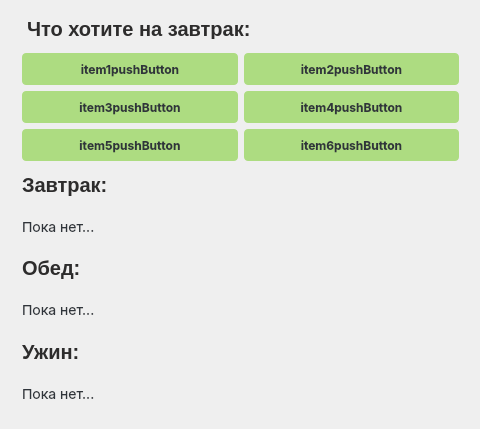
<?xml version="1.0" encoding="UTF-8"?>
<ui version="4.0">
 <class>MainWindow</class>
 <widget class="QMainWindow" name="MainWindow">
  <property name="geometry">
   <rect>
    <x>0</x>
    <y>0</y>
    <width>480</width>
    <height>429</height>
   </rect>
  </property>
  <property name="minimumSize">
   <size>
    <width>480</width>
    <height>429</height>
   </size>
  </property>
  <property name="maximumSize">
   <size>
    <width>480</width>
    <height>429</height>
   </size>
  </property>
  <property name="windowTitle">
   <string>Умное меню - составить меню</string>
  </property>
  <widget class="QWidget" name="centralwidget">
   <widget class="QWidget" name="verticalLayoutWidget">
    <property name="geometry">
     <rect>
      <x>0</x>
      <y>0</y>
      <width>481</width>
      <height>433</height>
     </rect>
    </property>
    <layout class="QVBoxLayout" name="verticalLayout">
     <property name="leftMargin">
      <number>22</number>
     </property>
     <property name="topMargin">
      <number>11</number>
     </property>
     <property name="rightMargin">
      <number>22</number>
     </property>
     <property name="bottomMargin">
      <number>22</number>
     </property>
     <item>
      <layout class="QVBoxLayout" name="verticalLayout_2">
       <property name="leftMargin">
        <number>0</number>
       </property>
       <property name="bottomMargin">
        <number>0</number>
       </property>
       <item>
        <layout class="QHBoxLayout" name="headerProdHorizontalLayout">
         <item>
          <widget class="QLabel" name="chooseMenuHeaderLabel">
           <property name="enabled">
            <bool>true</bool>
           </property>
           <property name="minimumSize">
            <size>
             <width>0</width>
             <height>36</height>
            </size>
           </property>
           <property name="maximumSize">
            <size>
             <width>16777215</width>
             <height>36</height>
            </size>
           </property>
           <property name="styleSheet">
            <string notr="true">background-color: none;
color: #2d2c2c;
border:none;

width: 435px;
height: 24px;
margin-top: 8px;
margin-bottom:8px;

font-size: 20px;
font-family: Inter, &quot;Extra Bold&quot;;
font-weight: 800;
text-align: left;
vertical-align: top</string>
           </property>
           <property name="text">
            <string>Что хотите на завтрак:</string>
           </property>
          </widget>
         </item>
         <item>
          <widget class="QPushButton" name="sortProdPushButton">
           <property name="sizePolicy">
            <sizepolicy hsizetype="Fixed" vsizetype="Fixed">
             <horstretch>0</horstretch>
             <verstretch>0</verstretch>
            </sizepolicy>
           </property>
           <property name="styleSheet">
            <string notr="true">background-color:none;
height:24px;
width:24px;
padding:0px;
position:relative;
text-align: center;
border: none;
border-radius: 2%;</string>
           </property>
           <property name="text">
            <string/>
           </property>
           <property name="icon">
            <iconset>
             <normaloff>../img/bx_sort-a-z.svg</normaloff>../img/bx_sort-a-z.svg</iconset>
           </property>
           <property name="iconSize">
            <size>
             <width>24</width>
             <height>24</height>
            </size>
           </property>
          </widget>
         </item>
        </layout>
       </item>
       <item>
        <layout class="QGridLayout" name="itemsGridLayout">
         <item row="2" column="0">
          <widget class="QPushButton" name="item3pushButton">
           <property name="styleSheet">
            <string notr="true">QPushButton{
height:32px;
width:auto;

color: #30353B;
background: #ADDC81;

text-align:center;
vertical-align:center;
font-size:12px;
font-family:Inter;
line-height:auto;
font-weight: bold;

border-radius:4%;
border: 2 px solid #ADFF81;
}

QPushButton:hover {
background: #AAAA81;
}

QPushButton:pressed{
background: #AAAAFF;
}

</string>
           </property>
           <property name="text">
            <string>item3pushButton</string>
           </property>
          </widget>
         </item>
         <item row="3" column="0">
          <widget class="QPushButton" name="item5pushButton">
           <property name="styleSheet">
            <string notr="true">QPushButton{
height:32px;
width:auto;

color: #30353B;
background: #ADDC81;

text-align:center;
vertical-align:center;
font-size:12px;
font-family:Inter;
line-height:auto;
font-weight: bold;

border-radius:4%;
border: 2 px solid #ADFF81;
}

QPushButton:hover {
background: #AAAA81;
}

QPushButton:pressed{
background: #AAAAFF;
}

</string>
           </property>
           <property name="text">
            <string>item5pushButton</string>
           </property>
          </widget>
         </item>
         <item row="1" column="0">
          <widget class="QPushButton" name="item1pushButton">
           <property name="styleSheet">
            <string notr="true">QPushButton{
height:32px;
width:auto;

color: #30353B;
background: #ADDC81;

text-align:center;
vertical-align:center;
font-size:12px;
font-family:Inter;
line-height:auto;
font-weight: bold;

border-radius:4%;
border: 2 px solid #ADFF81;
}

QPushButton:hover {
background: #AAAA81;
}

QPushButton:pressed{
background: #AAAAFF;
}

</string>
           </property>
           <property name="text">
            <string>item1pushButton</string>
           </property>
          </widget>
         </item>
         <item row="2" column="1">
          <widget class="QPushButton" name="item4pushButton">
           <property name="styleSheet">
            <string notr="true">QPushButton{
height:32px;
width:auto;

color: #30353B;
background: #ADDC81;

text-align:center;
vertical-align:center;
font-size:12px;
font-family:Inter;
line-height:auto;
font-weight: bold;

border-radius:4%;
border: 2 px solid #ADFF81;
}

QPushButton:hover {
background: #AAAA81;
}

QPushButton:pressed{
background: #AAAAFF;
}

</string>
           </property>
           <property name="text">
            <string>item4pushButton</string>
           </property>
          </widget>
         </item>
         <item row="3" column="1">
          <widget class="QPushButton" name="item6pushButton">
           <property name="styleSheet">
            <string notr="true">QPushButton{
height:32px;
width:auto;

color: #30353B;
background: #ADDC81;

text-align:center;
vertical-align:center;
font-size:12px;
font-family:Inter;
line-height:auto;
font-weight: bold;

border-radius:4%;
border: 2 px solid #ADFF81;
}

QPushButton:hover {
background: #AAAA81;
}

QPushButton:pressed{
background: #AAAAFF;
}

</string>
           </property>
           <property name="text">
            <string>item6pushButton</string>
           </property>
          </widget>
         </item>
         <item row="1" column="1">
          <widget class="QPushButton" name="item2pushButton">
           <property name="styleSheet">
            <string notr="true">QPushButton{
height:32px;
width:auto;

color: #30353B;
background: #ADDC81;

text-align:center;
vertical-align:center;
font-size:12px;
font-family:Inter;
line-height:auto;
font-weight: bold;

border-radius:4%;
border: 2 px solid #ADFF81;
}

QPushButton:hover {
background: #AAAA81;
}

QPushButton:pressed{
background: #AAAAFF;
}

</string>
           </property>
           <property name="text">
            <string>item2pushButton</string>
           </property>
          </widget>
         </item>
        </layout>
       </item>
       <item>
        <layout class="QVBoxLayout" name="breakfastVerticalLayout">
         <item>
          <widget class="QLabel" name="breakfastHeaderLabel">
           <property name="minimumSize">
            <size>
             <width>0</width>
             <height>36</height>
            </size>
           </property>
           <property name="maximumSize">
            <size>
             <width>16777215</width>
             <height>36</height>
            </size>
           </property>
           <property name="styleSheet">
            <string notr="true">background-color: none;
color: #2d2c2c;
border:none;

width: 435px;
height: 24px;

font-size: 20px;
font-family: Inter, &quot;Extra Bold&quot;;
font-weight: 800;
text-align: left;
vertical-align: top</string>
           </property>
           <property name="text">
            <string>Завтрак:</string>
           </property>
          </widget>
         </item>
         <item>
          <widget class="QLabel" name="breakfastLabel">
           <property name="styleSheet">
            <string notr="true">color:#30353b;
text-align:left;
vertical-align:text-top;
font-size:14px;
font-family:Inter;
line-height:auto;
border-style:hidden;
outline:none;
width:435px;</string>
           </property>
           <property name="text">
            <string>Пока нет...</string>
           </property>
          </widget>
         </item>
        </layout>
       </item>
       <item>
        <layout class="QVBoxLayout" name="lunchVerticalLayout">
         <item>
          <widget class="QLabel" name="lunchHeaderLabel">
           <property name="minimumSize">
            <size>
             <width>0</width>
             <height>36</height>
            </size>
           </property>
           <property name="maximumSize">
            <size>
             <width>16777215</width>
             <height>36</height>
            </size>
           </property>
           <property name="styleSheet">
            <string notr="true">  width: 435px;
  height: 24px;
  color: #2d2c2c;
  font-size: 20px;
  font-family: Inter, &quot;Extra Bold&quot;;
  font-weight: 800;
  text-align: left;
  vertical-align: top</string>
           </property>
           <property name="text">
            <string>Обед:</string>
           </property>
          </widget>
         </item>
         <item>
          <widget class="QLabel" name="lunchLabel">
           <property name="styleSheet">
            <string notr="true">color:#30353b;
text-align:left;
vertical-align:text-top;
font-size:14px;
font-family:Inter;
line-height:auto;
border-style:hidden;
outline:none;
width:435px;</string>
           </property>
           <property name="text">
            <string>Пока нет...</string>
           </property>
          </widget>
         </item>
        </layout>
       </item>
       <item>
        <layout class="QVBoxLayout" name="dinerDerticalLayout">
         <item>
          <widget class="QLabel" name="dinerHeaderLabel">
           <property name="minimumSize">
            <size>
             <width>0</width>
             <height>36</height>
            </size>
           </property>
           <property name="maximumSize">
            <size>
             <width>16777215</width>
             <height>36</height>
            </size>
           </property>
           <property name="styleSheet">
            <string notr="true">  width: 435px;
  height: 24px;
  color: #2d2c2c;
  font-size: 20px;
  font-family: Inter, &quot;Extra Bold&quot;;
  font-weight: 800;
  text-align: left;
  vertical-align: top</string>
           </property>
           <property name="text">
            <string>Ужин:</string>
           </property>
          </widget>
         </item>
         <item>
          <widget class="QLabel" name="dinerLabel">
           <property name="styleSheet">
            <string notr="true">color:#30353b;
text-align:left;
vertical-align:text-top;
font-size:14px;
font-family:Inter;
line-height:auto;
border-style:hidden;
outline:none;
width:435px;</string>
           </property>
           <property name="text">
            <string>Пока нет...</string>
           </property>
          </widget>
         </item>
        </layout>
       </item>
      </layout>
     </item>
    </layout>
   </widget>
  </widget>
 </widget>
 <resources/>
 <connections/>
</ui>
